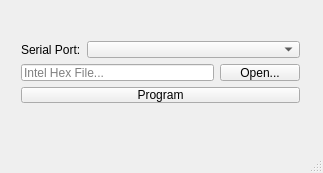
<?xml version="1.0" encoding="UTF-8"?>
<ui version="4.0">
 <class>MainWindow</class>
 <widget class="QMainWindow" name="MainWindow">
  <property name="geometry">
   <rect>
    <x>0</x>
    <y>0</y>
    <width>323</width>
    <height>173</height>
   </rect>
  </property>
  <property name="windowTitle">
   <string>Intel HEX File Programmer</string>
  </property>
  <property name="layoutDirection">
   <enum>Qt::LeftToRight</enum>
  </property>
  <widget class="QWidget" name="centralWidget">
   <property name="sizePolicy">
    <sizepolicy hsizetype="Fixed" vsizetype="Fixed">
     <horstretch>0</horstretch>
     <verstretch>0</verstretch>
    </sizepolicy>
   </property>
   <property name="layoutDirection">
    <enum>Qt::LeftToRight</enum>
   </property>
   <widget class="QWidget" name="verticalLayoutWidget">
    <property name="geometry">
     <rect>
      <x>10</x>
      <y>30</y>
      <width>301</width>
      <height>84</height>
     </rect>
    </property>
    <layout class="QVBoxLayout" name="verticalLayout">
     <property name="sizeConstraint">
      <enum>QLayout::SetNoConstraint</enum>
     </property>
     <item>
      <layout class="QFormLayout" name="formLayout">
       <property name="fieldGrowthPolicy">
        <enum>QFormLayout::AllNonFixedFieldsGrow</enum>
       </property>
       <item row="0" column="0">
        <widget class="QLabel" name="label">
         <property name="text">
          <string>Serial Port:</string>
         </property>
        </widget>
       </item>
       <item row="0" column="1">
        <widget class="QComboBox" name="portList"/>
       </item>
      </layout>
     </item>
     <item>
      <layout class="QHBoxLayout" name="horizontalLayout_2">
       <item>
        <widget class="QLineEdit" name="fileEdit">
         <property name="placeholderText">
          <string>Intel Hex File...</string>
         </property>
        </widget>
       </item>
       <item>
        <widget class="QPushButton" name="openButton">
         <property name="text">
          <string>Open...</string>
         </property>
        </widget>
       </item>
      </layout>
     </item>
     <item>
      <widget class="QPushButton" name="programButton">
       <property name="text">
        <string>Program</string>
       </property>
      </widget>
     </item>
    </layout>
   </widget>
  </widget>
  <widget class="QMenuBar" name="menuBar">
   <property name="geometry">
    <rect>
     <x>0</x>
     <y>0</y>
     <width>323</width>
     <height>21</height>
    </rect>
   </property>
  </widget>
  <widget class="QStatusBar" name="statusBar"/>
 </widget>
 <layoutdefault spacing="6" margin="11"/>
 <resources/>
 <connections>
  <connection>
   <sender>openButton</sender>
   <signal>clicked()</signal>
   <receiver>MainWindow</receiver>
   <slot>openFileDialog()</slot>
   <hints>
    <hint type="sourcelabel">
     <x>271</x>
     <y>92</y>
    </hint>
    <hint type="destinationlabel">
     <x>161</x>
     <y>86</y>
    </hint>
   </hints>
  </connection>
  <connection>
   <sender>programButton</sender>
   <signal>clicked()</signal>
   <receiver>MainWindow</receiver>
   <slot>program()</slot>
   <hints>
    <hint type="sourcelabel">
     <x>160</x>
     <y>122</y>
    </hint>
    <hint type="destinationlabel">
     <x>161</x>
     <y>86</y>
    </hint>
   </hints>
  </connection>
 </connections>
 <slots>
  <slot>openFileDialog()</slot>
  <slot>program()</slot>
 </slots>
</ui>
